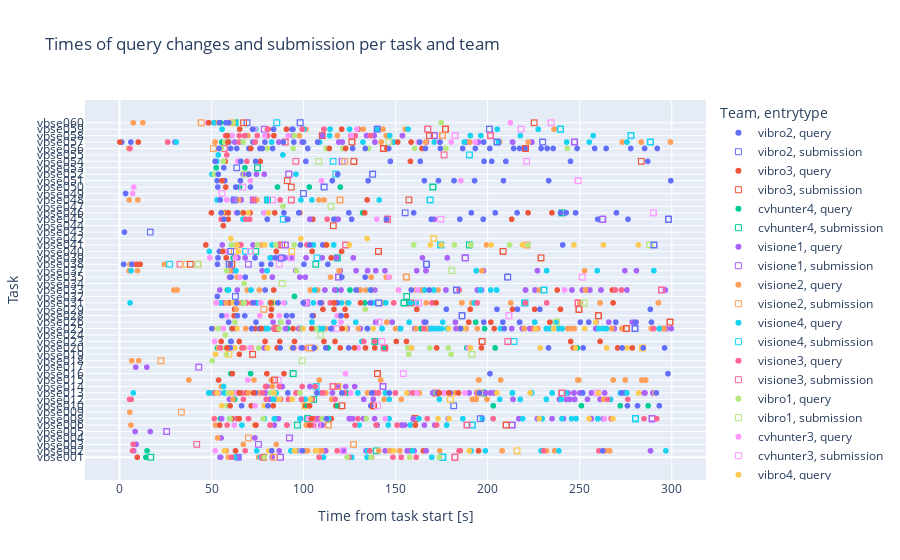

Notebook cell for this chart:
### Code cell
scatterplot_times_per_task_team(querychanges)

### Figure 1 — Plotly figure (JSON) as saved in the notebook; plotly's stock layout.template omitted (floating-point values rounded to 4 significant figures; data arrays with more than 128 entries replaced by an {"elided": "..."} marker saying what was removed)
{"data": [{"hovertemplate": "Team=vibro2<br>entrytype=query<br>Time from task start [s]=%{x}<br>Task=%{y}<extra></extra>", "legendgroup": "vibro2, query", "marker": {"color": "#636efa", "symbol": "circle"}, "mode": "markers", "name": "vibro2, query", "showlegend": true, "type": "scattergl", "x": [54.63, 136.5, 54.04, 64.04, 2.197, 53.2, 60.2, 77.2, 82.2, 100.2, 113.2, 2.693, 58.93, 3.293, 60.3, 70.3, 76.3, 174.3, 193.3, 217.3, 220.3, 232.3, 1.157, 6.157, 83.7, 93.7, 57.79], "xaxis": "x", "y": [0, 8, 10, 10, 30, 30, 30, 30, 30, 30, 30, 35, 38, 41, 48, 48, 48, 48, 48, 48, 48, 48, 49, 49, 51, 51, 52], "yaxis": "y"}, {"hovertemplate": "Team=vibro2<br>entrytype=submission<br>Time from task start [s]=%{x}<br>Task=%{y}<extra></extra>", "legendgroup": "vibro2, submission", "marker": {"color": "#636efa", "symbol": "square-open"}, "mode": "markers", "name": "vibro2, submission", "showlegend": true, "type": "scattergl", "x": [64.52, 181.5, 166.8, 166.8, 166.8, 166.8, 166.8, 166.8, 166.8, 16.72, 155.2, 99.92, 229.9, 229.9, 200.9, 200.9, 69.28], "xaxis": "x", "y": [0, 8, 30, 30, 30, 30, 30, 30, 30, 35, 38, 41, 49, 49, 51, 51, 52], "yaxis": "y"}, {"hovertemplate": "Team=vibro3<br>entrytype=query<br>Time from task start [s]=%{x}<br>Task=%{y}<extra></extra>", "legendgroup": "vibro3, query", "marker": {"color": "#EF553B", "symbol": "circle"}, "mode": "markers", "name": "vibro3, query", "showlegend": true, "type": "scattergl", "x": [9.633, 63.03, 112.0, 158.0, 165.0, 185.0, 195.0, 61.06, 70.06, 107.1, 115.1, 126.1, 71.52, 83.52, 100.5, 117.5, 49.04, 69.04, 79.04, 52.1, 65.1, 58.61, 66.61, 85.61, 133.6, 144.6, 158.6, 190.6, 196.6, 246.6, 270.6, 278.6, 65.07, 79.07, 87.07, 95.07, 111.1, 117.1, 245.1, 261.1, 73.79, 189.7, 201.7, 233.7, 62.27, 82.27, 105.3, 119.3, 123.3, 62.52, 82.52, 110.5, 116.5, 122.5, 161.5, 190.5, 213.5, 225.5, 239.5, 59.68, 58.75, 83.75, 237.8, 253.8, 267.8, 11.2, 104.6, 120.6, 46.88, 59.02, 105.0, 213.0, 49.93, 56.93, 70.93, 97.93, 221.9, 234.9, 57.41, 65.41, 76.41, 145.3, 164.3, 0.157, 10.16, 83.9, 80.7, 90.7, 99.7, 120.7, 129.7, 51.79], "xaxis": "x", "y": [0, 1, 1, 1, 1, 1, 1, 6, 6, 6, 6, 6, 8, 8, 8, 8, 10, 10, 10, 16, 16, 17, 17, 17, 17, 17, 17, 17, 17, 17, 17, 17, 18, 18, 18, 18, 18, 18, 18, 18, 20, 21, 21, 21, 22, 22, 22, 22, 22, 23, 23, 23, 23, 23, 23, 23, 23, 23, 23, 24, 26, 26, 26, 26, 26, 30, 32, 32, 33, 37, 37, 37, 38, 38, 38, 38, 38, 38, 46, 46, 46, 48, 48, 49, 49, 50, 51, 51, 51, 51, 51, 52], "yaxis": "y"}, {"hovertemplate": "Team=vibro3<br>entrytype=submission<br>Time from task start [s]=%{x}<br>Task=%{y}<extra></extra>", "legendgroup": "vibro3, submission", "marker": {"color": "#EF553B", "symbol": "square-open"}, "mode": "markers", "name": "vibro3, submission", "showlegend": true, "type": "scattergl", "x": [78.16, 160.4, 160.4, 160.4, 160.4, 160.4, 138.0, 138.0, 138.0, 138.0, 171.9, 171.9, 171.9, 72.34, 72.34, 85.11, 299.1, 299.1, 299.1, 260.1, 260.1, 260.1, 260.1, 260.1, 249.5, 249.5, 249.5, 249.5, 249.5, 249.5, 249.5, 249.5, 249.5, 249.5, 158.2, 61.0, 208.4, 208.4, 88.12, 127.3, 127.3, 127.3, 220.5, 220.5, 126.2, 126.2, 110.1, 177.1, 177.1, 177.1, 177.1, 177.1, 225.3], "xaxis": "x", "y": [0, 6, 6, 6, 6, 6, 8, 8, 8, 8, 10, 10, 10, 16, 16, 20, 21, 21, 21, 22, 22, 22, 22, 22, 23, 23, 23, 23, 23, 23, 23, 23, 23, 23, 24, 30, 32, 32, 33, 46, 46, 46, 48, 48, 49, 49, 50, 51, 51, 51, 51, 51, 52], "yaxis": "y"}, {"hovertemplate": "Team=cvhunter4<br>entrytype=query<br>Time from task start [s]=%{x}<br>Task=%{y}<extra></extra>", "legendgroup": "cvhunter4, query", "marker": {"color": "#00cc96", "symbol": "circle"}, "mode": "markers", "name": "cvhunter4, query", "showlegend": true, "type": "scattergl", "x": [14.31, 14.97, 62.33, 54.82, 84.69, 101.9, 118.4, 203.0, 250.9, 272.0, 287.2, 62.58, 57.31, 123.8, 60.51, 71.22, 53.17, 113.3, 143.3, 188.6, 204.1, 248.7, 60.4, 91.19, 106.2, 134.5, 163.6, 198.3, 148.2, 193.5, 56.56, 66.87, 83.65, 109.8, 133.3, 95.05, 58.62, 117.9, 125.2, 6.829, 61.73, 89.09, 56.39, 65.14, 78.41, 132.0, 65.92, 65.2, 85.81, 103.1, 120.0, 52.52, 68.12, 55.51, 72.4, 54.93], "xaxis": "x", "y": [0, 1, 5, 6, 6, 8, 8, 8, 8, 8, 8, 9, 10, 10, 13, 13, 17, 17, 17, 17, 17, 17, 18, 20, 20, 20, 20, 20, 21, 21, 24, 24, 24, 24, 24, 25, 26, 26, 26, 30, 31, 31, 32, 33, 38, 38, 40, 42, 42, 42, 42, 45, 45, 49, 49, 52], "yaxis": "y"}, {"hovertemplate": "Team=cvhunter4<br>entrytype=submission<br>Time from task start [s]=%{x}<br>Task=%{y}<extra></extra>", "legendgroup": "cvhunter4, submission", "marker": {"color": "#00cc96", "symbol": "square-open"}, "mode": "markers", "name": "cvhunter4, submission", "showlegend": true, "type": "scattergl", "x": [17, 139.5, 96.64, 102.2, 102.2, 105.5, 197.8, 197.8, 94.37, 94.37, 138.7, 154.5, 154.5, 154.5, 154.5, 154.5, 156.0, 106.6, 118.3, 118.3, 74.03, 190.0, 240.4, 240.4, 80.4, 170.2, 170.2, 170.2, 170.2, 74.93, 74.93, 62.75], "xaxis": "x", "y": [0, 1, 5, 6, 6, 9, 10, 10, 13, 13, 18, 24, 24, 24, 24, 24, 25, 30, 31, 31, 32, 33, 38, 38, 40, 42, 42, 42, 42, 45, 45, 52], "yaxis": "y"}, {"hovertemplate": "Team=visione1<br>entrytype=query<br>Time from task start [s]=%{x}<br>Task=%{y}<extra></extra>", "legendgroup": "visione1, query", "marker": {"color": "#ab63fa", "symbol": "circle"}, "mode": "markers", "name": "visione1, query", "showlegend": true, "type": "scattergl", "x": {"elided": "455 float values"}, "xaxis": "x", "y": {"elided": "455 int values"}, "yaxis": "y"}, {"hovertemplate": "Team=visione1<br>entrytype=submission<br>Time from task start [s]=%{x}<br>Task=%{y}<extra></extra>", "legendgroup": "visione1, submission", "marker": {"color": "#ab63fa", "symbol": "square-open"}, "mode": "markers", "name": "visione1, submission", "showlegend": true, "type": "scattergl", "x": {"elided": "185 float values"}, "xaxis": "x", "y": {"elided": "185 int values"}, "yaxis": "y"}, {"hovertemplate": "Team=visione2<br>entrytype=query<br>Time from task start [s]=%{x}<br>Task=%{y}<extra></extra>", "legendgroup": "visione2, query", "marker": {"color": "#FFA15A", "symbol": "circle"}, "mode": "markers", "name": "visione2, query", "showlegend": true, "type": "scattergl", "x": {"elided": "354 float values"}, "xaxis": "x", "y": {"elided": "354 int values"}, "yaxis": "y"}, {"hovertemplate": "Team=visione2<br>entrytype=submission<br>Time from task start [s]=%{x}<br>Task=%{y}<extra></extra>", "legendgroup": "visione2, submission", "marker": {"color": "#FFA15A", "symbol": "square-open"}, "mode": "markers", "name": "visione2, submission", "showlegend": true, "type": "scattergl", "x": [83.98, 83.98, 83.98, 127.1, 127.1, 70.06, 113.5, 113.5, 113.5, 113.5, 113.5, 113.5, 195.2, 195.2, 195.2, 195.2, 195.2, 195.2, 195.2, 195.2, 195.2, 195.2, 195.2, 195.2, 195.2, 195.2, 195.2, 195.2, 195.2, 195.2, 195.2, 195.2, 195.2, 118.6, 118.6, 118.6, 118.6, 22.49, 22.49, 103.0, 103.0, 103.0, 103.0, 103.0, 78.4, 78.4, 155.8, 155.8, 155.8, 155.8, 155.8, 155.8, 155.8, 155.8, 155.8, 155.8, 155.8, 155.8, 155.8, 155.8, 155.8, 42.59, 42.59, 62.35, 221.3, 221.3, 221.3, 119.8, 119.8, 119.8, 119.8, 119.8, 119.8, 122.4, 51.01, 175.5, 175.5, 175.5, 175.5, 175.5, 175.5, 44.37, 44.37, 33.61], "xaxis": "x", "y": [0, 0, 0, 2, 2, 3, 5, 5, 5, 5, 5, 5, 10, 10, 10, 10, 10, 10, 10, 10, 10, 10, 10, 10, 10, 10, 10, 10, 10, 10, 10, 10, 10, 11, 11, 11, 11, 15, 15, 17, 17, 17, 17, 17, 23, 23, 28, 28, 28, 28, 28, 28, 28, 28, 28, 28, 28, 28, 28, 28, 28, 30, 30, 32, 33, 33, 33, 40, 40, 40, 40, 40, 40, 46, 48, 50, 50, 50, 50, 50, 50, 52, 52, 7], "yaxis": "y"}, {"hovertemplate": "Team=visione4<br>entrytype=query<br>Time from task start [s]=%{x}<br>Task=%{y}<extra></extra>", "legendgroup": "visione4, query", "marker": {"color": "#19d3f3", "symbol": "circle"}, "mode": "markers", "name": "visione4, query", "showlegend": true, "type": "scattergl", "x": {"elided": "344 float values"}, "xaxis": "x", "y": {"elided": "344 int values"}, "yaxis": "y"}, {"hovertemplate": "Team=visione4<br>entrytype=submission<br>Time from task start [s]=%{x}<br>Task=%{y}<extra></extra>", "legendgroup": "visione4, submission", "marker": {"color": "#19d3f3", "symbol": "square-open"}, "mode": "markers", "name": "visione4, submission", "showlegend": true, "type": "scattergl", "x": {"elided": "163 float values"}, "xaxis": "x", "y": {"elided": "163 int values"}, "yaxis": "y"}, {"hovertemplate": "Team=visione3<br>entrytype=query<br>Time from task start [s]=%{x}<br>Task=%{y}<extra></extra>", "legendgroup": "visione3, query", "marker": {"color": "#FF6692", "symbol": "circle"}, "mode": "markers", "name": "visione3, query", "showlegend": true, "type": "scattergl", "x": {"elided": "188 float values"}, "xaxis": "x", "y": {"elided": "188 int values"}, "yaxis": "y"}, {"hovertemplate": "Team=visione3<br>entrytype=submission<br>Time from task start [s]=%{x}<br>Task=%{y}<extra></extra>", "legendgroup": "visione3, submission", "marker": {"color": "#FF6692", "symbol": "square-open"}, "mode": "markers", "name": "visione3, submission", "showlegend": true, "type": "scattergl", "x": {"elided": "140 float values"}, "xaxis": "x", "y": {"elided": "140 int values"}, "yaxis": "y"}, {"hovertemplate": "Team=vibro1<br>entrytype=query<br>Time from task start [s]=%{x}<br>Task=%{y}<extra></extra>", "legendgroup": "vibro1, query", "marker": {"color": "#B6E880", "symbol": "circle"}, "mode": "markers", "name": "vibro1, query", "showlegend": true, "type": "scattergl", "x": [78.63, 123.6, 136.6, 157.6, 173.6, 60.06, 78.06, 110.1, 134.1, 58.52, 59.04, 82.04, 98.04, 107.0, 50.32, 58.1, 157.1, 180.1, 57.61, 75.61, 80.61, 156.6, 168.6, 178.6, 190.6, 57.46, 53.79, 86.79, 106.8, 62.74, 87.74, 133.5, 67.68, 76.68, 67.79, 58.2, 96.2, 7.197, 60.88, 74.88, 84.88, 94.88, 159.9, 181.9, 190.9, 211.9, 221.9, 64.93, 88.8, 51.4, 56.41, 55.3, 80.3, 94.3, 112.3, 121.3, 135.3, 160.3, 177.3, 243.3, 57.16, 67.16, 59.9, 94.9, 61.79, 174.8], "xaxis": "x", "y": [0, 0, 0, 0, 0, 6, 6, 6, 6, 8, 10, 10, 10, 10, 15, 16, 16, 16, 17, 17, 17, 17, 17, 17, 17, 19, 20, 20, 20, 21, 21, 23, 24, 24, 27, 29, 29, 30, 33, 33, 33, 33, 33, 33, 33, 33, 33, 38, 39, 44, 46, 48, 48, 48, 48, 48, 48, 48, 48, 48, 49, 49, 50, 50, 52, 52], "yaxis": "y"}, {"hovertemplate": "Team=vibro1<br>entrytype=submission<br>Time from task start [s]=%{x}<br>Task=%{y}<extra></extra>", "legendgroup": "vibro1, submission", "marker": {"color": "#B6E880", "symbol": "square-open"}, "mode": "markers", "name": "vibro1, submission", "showlegend": true, "type": "scattergl", "x": [99.2, 191.5, 191.5, 191.5, 109.3, 237.4, 237.4, 252.4, 252.4, 88.36, 180.5, 180.5, 42.39, 288.1, 288.1, 288.1, 288.1, 288.1, 288.1, 288.1, 288.1, 288.1, 114.8, 68.27, 108.3, 146.3, 146.3], "xaxis": "x", "y": [15, 16, 16, 16, 19, 21, 21, 24, 24, 27, 29, 29, 30, 33, 33, 33, 33, 33, 33, 33, 33, 33, 39, 44, 46, 49, 49], "yaxis": "y"}, {"hovertemplate": "Team=cvhunter3<br>entrytype=query<br>Time from task start [s]=%{x}<br>Task=%{y}<extra></extra>", "legendgroup": "cvhunter3, query", "marker": {"color": "#FF97FF", "symbol": "circle"}, "mode": "markers", "name": "cvhunter3, query", "showlegend": true, "type": "scattergl", "x": [51.97, 98.71, 62.33, 102.8, 144.3, 263.5, 73.63, 53.6, 63.36, 125.6, 161.6, 176.4, 187.7, 69.68, 122.8, 70.95, 98.34, 129.7, 189.4, 51.6, 56.44, 120.3, 58.19, 76.14, 86.77, 118.2, 52.76, 76.69, 89.25, 101.8, 108.4, 151.7, 161.7, 241.8, 65.47, 146.2, 8.071, 49.07, 62.79, 87.41, 57.93, 139.7, 63.44, 78.55, 58.34, 7.157, 7.713, 71.08, 109.7, 185.4, 64.15, 162.2, 173.6, 180.2, 193.2, 61.14, 78.89, 91.58, 125.8, 73.43, 128.9, 47.81, 212.3], "xaxis": "x", "y": [1, 1, 5, 6, 6, 6, 8, 10, 10, 10, 10, 10, 10, 12, 13, 17, 17, 17, 17, 18, 20, 21, 22, 22, 22, 22, 24, 24, 24, 24, 24, 26, 26, 26, 28, 28, 30, 31, 31, 31, 32, 37, 38, 38, 40, 41, 42, 43, 43, 43, 46, 49, 49, 49, 49, 50, 50, 50, 50, 51, 51, 52, 52], "yaxis": "y"}, {"hovertemplate": "Team=cvhunter3<br>entrytype=submission<br>Time from task start [s]=%{x}<br>Task=%{y}<extra></extra>", "legendgroup": "cvhunter3, submission", "marker": {"color": "#FF97FF", "symbol": "square-open"}, "mode": "markers", "name": "cvhunter3, submission", "showlegend": true, "type": "scattergl", "x": [121.7, 121.7, 107.5, 140.2, 259.5, 259.5, 259.5, 259.5, 259.5, 259.5, 86.18, 154.2, 142.4, 118.0, 140.9, 211.5, 211.5, 211.5, 211.5, 162.5, 162.5, 162.5, 162.5, 162.5, 251.4, 251.4, 86.83, 93.29, 93.29, 93.29, 71.2, 174.5, 290.0, 290.0, 83.07, 55.71, 66.92, 249.2, 249.2, 249.2, 221.1, 182.3, 182.3, 182.3, 182.3, 218.1, 218.1, 234.5, 234.5], "xaxis": "x", "y": [1, 1, 5, 8, 10, 10, 10, 10, 10, 10, 12, 13, 18, 20, 21, 22, 22, 22, 22, 24, 24, 24, 24, 24, 28, 28, 30, 31, 31, 31, 32, 37, 38, 38, 40, 41, 42, 43, 43, 43, 46, 50, 50, 50, 50, 51, 51, 52, 52], "yaxis": "y"}, {"hovertemplate": "Team=vibro4<br>entrytype=query<br>Time from task start [s]=%{x}<br>Task=%{y}<extra></extra>", "legendgroup": "vibro4, query", "marker": {"color": "#FECB52", "symbol": "circle"}, "mode": "markers", "name": "vibro4, query", "showlegend": true, "type": "scattergl", "x": [57.03, 81.03, 95.03, 107.0, 149.0, 190.0, 173.1, 179.1, 228.1, 255.1, 268.1, 55.52, 78.52, 86.81, 93.81, 103.8, 53.04, 61.04, 84.04, 156.0, 172.0, 205.0, 223.0, 260.0, 282.0, 291.0, 52.1, 62.61, 80.61, 93.61, 106.6, 158.6, 190.6, 228.6, 247.6, 264.6, 275.6, 50.79, 63.79, 99.79, 122.8, 137.8, 178.8, 186.8, 225.8, 235.8, 252.8, 258.7, 61.68, 6.197, 64.64, 63.88, 78.88, 112.9, 124.9, 168.9, 174.9, 201.9, 218.9, 246.9, 262.9, 281.9, 60.48, 98.47, 134.5, 55.93, 69.93, 80.93, 53.79], "xaxis": "x", "y": [1, 1, 1, 1, 1, 1, 6, 6, 6, 6, 6, 8, 8, 9, 9, 9, 10, 10, 10, 10, 10, 10, 10, 10, 10, 10, 16, 17, 17, 17, 17, 17, 17, 17, 17, 17, 17, 20, 20, 20, 20, 20, 20, 20, 20, 20, 20, 21, 24, 30, 32, 33, 33, 33, 33, 33, 33, 33, 33, 33, 33, 33, 34, 34, 34, 38, 38, 38, 52], "yaxis": "y"}, {"hovertemplate": "Team=vibro4<br>entrytype=submission<br>Time from task start [s]=%{x}<br>Task=%{y}<extra></extra>", "legendgroup": "vibro4, submission", "marker": {"color": "#FECB52", "symbol": "square-open"}, "mode": "markers", "name": "vibro4, submission", "showlegend": true, "type": "scattergl", "x": [216.0, 216.0, 216.0, 216.0, 216.0, 216.0, 100.8, 100.8, 179.7, 179.7, 179.7, 59.39, 284.1, 284.1, 284.1, 284.1, 284.1, 284.1, 284.1, 284.1, 284.1, 284.1, 82.71, 35.64, 93.55, 170.6, 170.6, 170.6, 61.07], "xaxis": "x", "y": [1, 1, 1, 1, 1, 1, 8, 8, 9, 9, 9, 16, 17, 17, 17, 17, 17, 17, 17, 17, 17, 17, 24, 30, 32, 34, 34, 34, 52], "yaxis": "y"}, {"hovertemplate": "Team=cvhunter1<br>entrytype=query<br>Time from task start [s]=%{x}<br>Task=%{y}<extra></extra>", "legendgroup": "cvhunter1, query", "marker": {"color": "#636efa", "symbol": "circle"}, "mode": "markers", "name": "cvhunter1, query", "showlegend": true, "type": "scattergl", "x": {"elided": "181 float values"}, "xaxis": "x", "y": {"elided": "181 int values"}, "yaxis": "y"}, {"hovertemplate": "Team=cvhunter1<br>entrytype=submission<br>Time from task start [s]=%{x}<br>Task=%{y}<extra></extra>", "legendgroup": "cvhunter1, submission", "marker": {"color": "#636efa", "symbol": "square-open"}, "mode": "markers", "name": "cvhunter1, submission", "showlegend": true, "type": "scattergl", "x": [196.0, 280.0, 280.0, 280.0, 280.0, 280.0, 280.0, 280.0, 186.0, 186.0, 186.0, 186.0, 186.0, 186.0, 186.0, 140.8, 140.8, 140.8, 140.8, 140.8, 140.8, 140.8, 62.95, 183.0, 183.0, 183.0, 183.0, 183.0, 210.9, 210.9, 210.9, 210.9, 59.55, 87.85, 87.85, 87.85, 60.39, 290.3, 290.3, 290.3, 290.3, 298.2, 298.2, 298.2, 298.2, 298.2, 298.2, 298.2, 298.2, 298.2, 298.2, 298.2, 62.36, 111.2, 111.2, 111.2, 137.5, 137.5, 137.5, 63.67, 205.2, 205.2, 205.2, 205.2, 205.2, 205.2, 205.2, 205.2, 205.2, 140.0, 140.0, 98.17, 98.17, 98.17], "xaxis": "x", "y": [6, 20, 20, 20, 20, 20, 20, 20, 22, 22, 22, 22, 22, 22, 22, 24, 24, 24, 24, 24, 24, 24, 25, 26, 26, 26, 26, 26, 28, 28, 28, 28, 30, 31, 31, 31, 32, 33, 33, 33, 33, 37, 37, 37, 37, 37, 37, 37, 37, 37, 37, 37, 40, 42, 42, 42, 44, 44, 44, 45, 49, 49, 49, 49, 49, 49, 49, 49, 49, 51, 51, 52, 52, 52], "yaxis": "y"}, {"hovertemplate": "Team=cvhunter2<br>entrytype=query<br>Time from task start [s]=%{x}<br>Task=%{y}<extra></extra>", "legendgroup": "cvhunter2, query", "marker": {"color": "#EF553B", "symbol": "circle"}, "mode": "markers", "name": "cvhunter2, query", "showlegend": true, "type": "scattergl", "x": [54.46, 74.11, 103.3, 160.8, 65.01, 104.3, 60.07, 103.2, 65.06, 72.83, 173.7, 178.8, 184.1, 53.81, 61.31, 80.04, 89.35, 58.37, 119.9, 127.6, 138.7, 172.3, 55.2, 150.3, 155.9, 61.24, 77.08, 94.22, 104.4, 120.9, 203.6, 82.14, 116.6, 130.9, 172.0, 268.1, 9.29, 57.93, 115.0, 56.1, 85.21, 112.3, 56.38, 59.11, 67.23, 84.33, 133.2, 134.5, 57.69, 55.69, 158.1, 71.4, 114.0, 122.8, 58.91, 151.1, 158.4, 58.56, 65.28, 48.5], "xaxis": "x", "y": [5, 5, 5, 5, 6, 6, 8, 8, 10, 10, 10, 10, 10, 12, 13, 13, 13, 17, 17, 17, 17, 17, 18, 18, 18, 20, 20, 20, 20, 20, 20, 24, 24, 24, 24, 24, 30, 31, 31, 32, 32, 33, 36, 38, 38, 38, 38, 40, 42, 43, 46, 48, 48, 48, 49, 49, 49, 50, 51, 52], "yaxis": "y"}, {"hovertemplate": "Team=cvhunter2<br>entrytype=submission<br>Time from task start [s]=%{x}<br>Task=%{y}<extra></extra>", "legendgroup": "cvhunter2, submission", "marker": {"color": "#EF553B", "symbol": "square-open"}, "mode": "markers", "name": "cvhunter2, submission", "showlegend": true, "type": "scattergl", "x": [210.1, 210.1, 210.1, 210.1, 120.8, 120.8, 84.18, 140.1, 140.1, 140.1, 197.0, 197.0, 197.0, 275.4, 275.4, 275.4, 275.4, 275.4, 275.4, 38.44, 229.0, 229.0, 140.6, 140.6, 116.1, 157.2, 93.31, 91.13, 283.4, 143.4, 143.4, 143.4, 168.4, 67.4], "xaxis": "x", "y": [5, 5, 5, 5, 8, 8, 12, 13, 13, 13, 18, 18, 18, 20, 20, 20, 20, 20, 20, 30, 31, 31, 32, 32, 36, 40, 42, 43, 46, 48, 48, 48, 50, 52], "yaxis": "y"}], "layout": {"autosize": true, "legend": {"title": {"text": "Team, entrytype"}, "tracegroupgap": 0}, "title": {"text": "Times of query changes and submission per task and team"}, "xaxis": {"anchor": "y", "autorange": true, "domain": [0, 1], "range": [-17.7, 317.6], "title": {"text": "Time from task start [s]"}, "type": "linear"}, "yaxis": {"anchor": "x", "autorange": true, "domain": [0, 1], "range": [-3.185, 55.19], "tickmode": "array", "ticktext": ["vbse001", "vbse002", "vbse003", "vbse004", "vbse005", "vbse006", "vbse008", "vbse009", "vbse010", "vbse012", "vbse013", "vbse014", "vbse015", "vbse016", "vbse017", "vbse018", "vbse019", "vbse020", "vbse023", "vbse024", "vbse025", "vbse026", "vbse028", "vbse029", "vbse031", "vbse032", "vbse033", "vbse034", "vbse035", "vbse037", "vbse038", "vbse039", "vbse040", "vbse041", "vbse042", "vbse043", "vbse044", "vbse045", "vbse046", "vbse047", "vbse048", "vbse049", "vbse050", "vbse051", "vbse052", "vbse053", "vbse054", "vbse055", "vbse056", "vbse057", "vbse058", "vbse059", "vbse060"], "tickvals": [0, 1, 2, 3, 4, 5, 6, 7, 8, 9, 10, 11, 12, 13, 14, 15, 16, 17, 18, 19, 20, 21, 22, 23, 24, 25, 26, 27, 28, 29, 30, 31, 32, 33, 34, 35, 36, 37, 38, 39, 40, 41, 42, 43, 44, 45, 46, 47, 48, 49, 50, 51, 52], "title": {"text": "Task"}, "type": "linear"}}}
